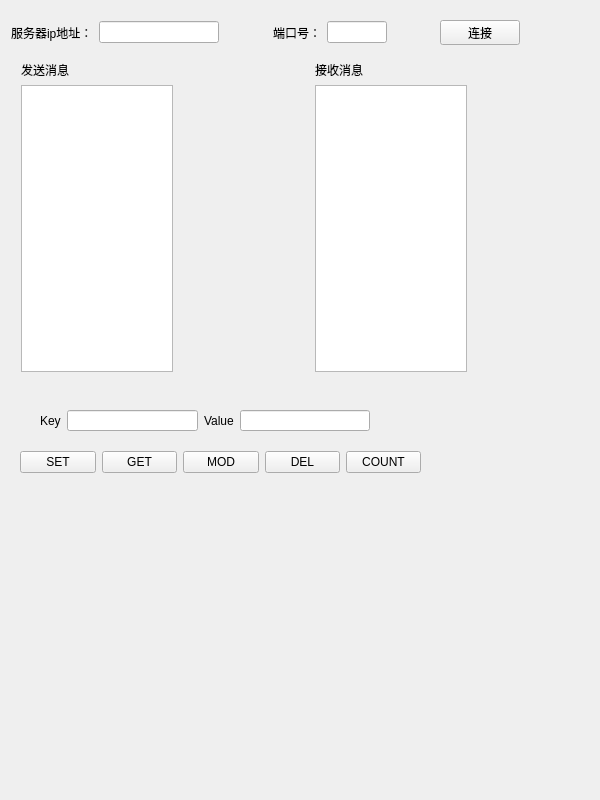
<?xml version="1.0" encoding="UTF-8"?>
<ui version="4.0">
 <class>client</class>
 <widget class="QWidget" name="client">
  <property name="geometry">
   <rect>
    <x>0</x>
    <y>0</y>
    <width>600</width>
    <height>800</height>
   </rect>
  </property>
  <property name="windowTitle">
   <string>Form</string>
  </property>
  <widget class="QWidget" name="layoutWidget">
   <property name="geometry">
    <rect>
     <x>21</x>
     <y>61</y>
     <width>446</width>
     <height>311</height>
    </rect>
   </property>
   <layout class="QHBoxLayout" name="horizontalLayout_4">
    <item>
     <layout class="QVBoxLayout" name="verticalLayout">
      <item>
       <widget class="QLabel" name="label_3">
        <property name="text">
         <string>发送消息</string>
        </property>
       </widget>
      </item>
      <item>
       <widget class="QTextBrowser" name="tb_send">
        <property name="enabled">
         <bool>true</bool>
        </property>
        <property name="maximumSize">
         <size>
          <width>165</width>
          <height>16777215</height>
         </size>
        </property>
       </widget>
      </item>
     </layout>
    </item>
    <item>
     <spacer name="horizontalSpacer_3">
      <property name="maximumSize">
       <size>
        <width>150</width>
        <height>16777215</height>
       </size>
      </property>
      <property name="orientation">
       <enum>Qt::Horizontal</enum>
      </property>
      <property name="sizeHint" stdset="0">
       <size>
        <width>98</width>
        <height>20</height>
       </size>
      </property>
     </spacer>
    </item>
    <item>
     <layout class="QVBoxLayout" name="verticalLayout_2">
      <item>
       <widget class="QLabel" name="label_4">
        <property name="text">
         <string>接收消息</string>
        </property>
       </widget>
      </item>
      <item>
       <widget class="QTextBrowser" name="tb_recv">
        <property name="enabled">
         <bool>true</bool>
        </property>
        <property name="maximumSize">
         <size>
          <width>165</width>
          <height>16777215</height>
         </size>
        </property>
       </widget>
      </item>
     </layout>
    </item>
   </layout>
  </widget>
  <widget class="QWidget" name="layoutWidget">
   <property name="geometry">
    <rect>
     <x>20</x>
     <y>450</y>
     <width>401</width>
     <height>25</height>
    </rect>
   </property>
   <layout class="QHBoxLayout" name="horizontalLayout_5">
    <item>
     <widget class="QPushButton" name="pb_set">
      <property name="text">
       <string>SET</string>
      </property>
     </widget>
    </item>
    <item>
     <widget class="QPushButton" name="pb_get">
      <property name="text">
       <string>GET</string>
      </property>
     </widget>
    </item>
    <item>
     <widget class="QPushButton" name="pb_mod">
      <property name="text">
       <string>MOD</string>
      </property>
     </widget>
    </item>
    <item>
     <widget class="QPushButton" name="pb_del">
      <property name="text">
       <string>DEL</string>
      </property>
     </widget>
    </item>
    <item>
     <widget class="QPushButton" name="pb_count">
      <property name="text">
       <string>COUNT</string>
      </property>
     </widget>
    </item>
   </layout>
  </widget>
  <widget class="QWidget" name="layoutWidget">
   <property name="geometry">
    <rect>
     <x>40</x>
     <y>410</y>
     <width>330</width>
     <height>21</height>
    </rect>
   </property>
   <layout class="QHBoxLayout" name="horizontalLayout_6">
    <item>
     <widget class="QLabel" name="label_12">
      <property name="text">
       <string>Key</string>
      </property>
     </widget>
    </item>
    <item>
     <widget class="QLineEdit" name="le_key"/>
    </item>
    <item>
     <widget class="QLabel" name="label_11">
      <property name="text">
       <string>Value</string>
      </property>
     </widget>
    </item>
    <item>
     <widget class="QLineEdit" name="le_value"/>
    </item>
   </layout>
  </widget>
  <widget class="QWidget" name="">
   <property name="geometry">
    <rect>
     <x>11</x>
     <y>20</y>
     <width>509</width>
     <height>25</height>
    </rect>
   </property>
   <layout class="QHBoxLayout" name="horizontalLayout_3">
    <item>
     <layout class="QHBoxLayout" name="horizontalLayout">
      <item>
       <widget class="QLabel" name="label">
        <property name="text">
         <string>服务器ip地址：</string>
        </property>
       </widget>
      </item>
      <item>
       <widget class="QLineEdit" name="le_ip">
        <property name="enabled">
         <bool>true</bool>
        </property>
        <property name="minimumSize">
         <size>
          <width>120</width>
          <height>0</height>
         </size>
        </property>
        <property name="maximumSize">
         <size>
          <width>120</width>
          <height>16777215</height>
         </size>
        </property>
        <property name="baseSize">
         <size>
          <width>120</width>
          <height>0</height>
         </size>
        </property>
       </widget>
      </item>
     </layout>
    </item>
    <item>
     <spacer name="horizontalSpacer_2">
      <property name="orientation">
       <enum>Qt::Horizontal</enum>
      </property>
      <property name="sizeHint" stdset="0">
       <size>
        <width>40</width>
        <height>20</height>
       </size>
      </property>
     </spacer>
    </item>
    <item>
     <layout class="QHBoxLayout" name="horizontalLayout_2">
      <item>
       <widget class="QLabel" name="label_2">
        <property name="text">
         <string>端口号：</string>
        </property>
       </widget>
      </item>
      <item>
       <widget class="QLineEdit" name="le_port">
        <property name="maximumSize">
         <size>
          <width>60</width>
          <height>16777215</height>
         </size>
        </property>
       </widget>
      </item>
     </layout>
    </item>
    <item>
     <spacer name="horizontalSpacer">
      <property name="orientation">
       <enum>Qt::Horizontal</enum>
      </property>
      <property name="sizeHint" stdset="0">
       <size>
        <width>40</width>
        <height>20</height>
       </size>
      </property>
     </spacer>
    </item>
    <item>
     <widget class="QPushButton" name="connect">
      <property name="text">
       <string>连接</string>
      </property>
     </widget>
    </item>
   </layout>
  </widget>
 </widget>
 <resources/>
 <connections/>
</ui>
